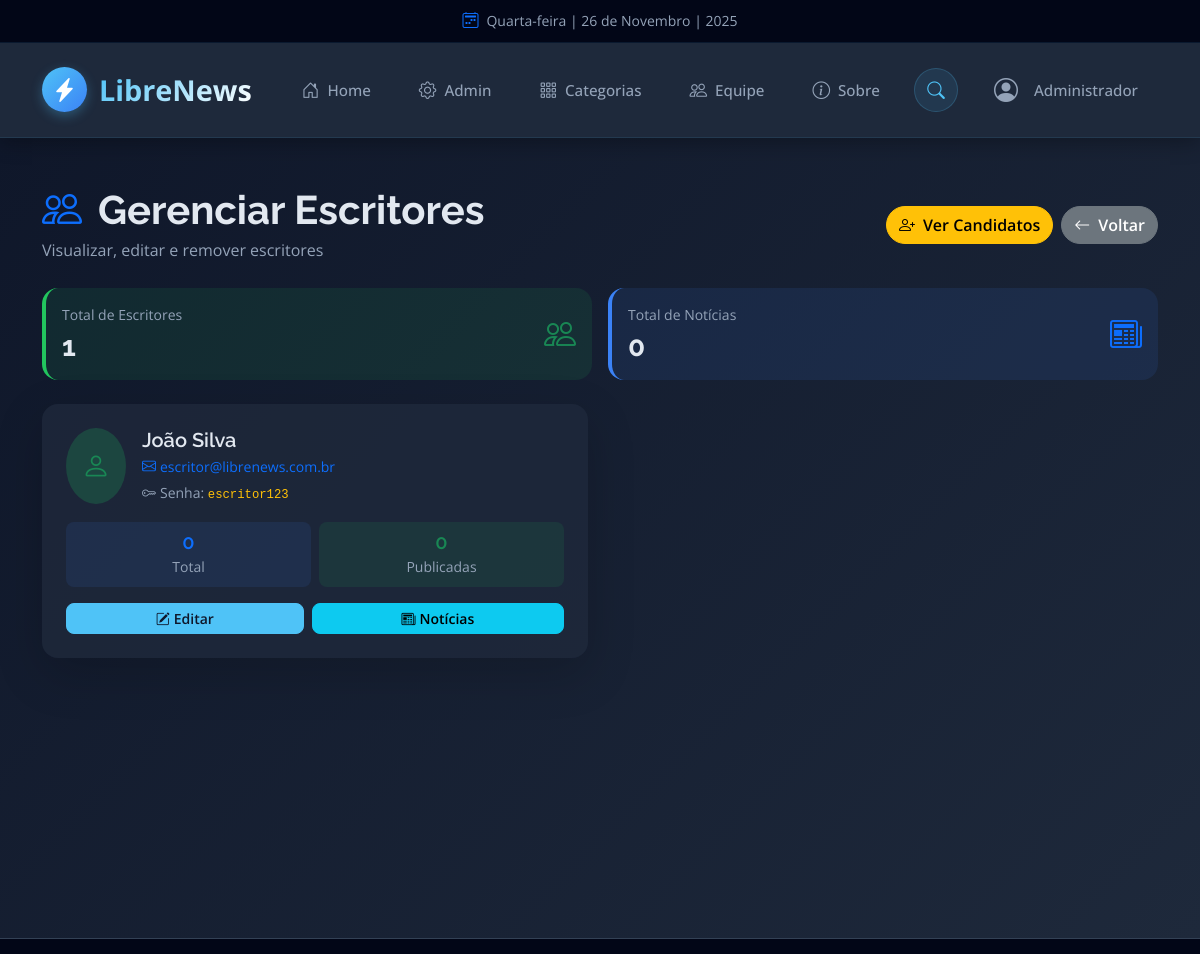
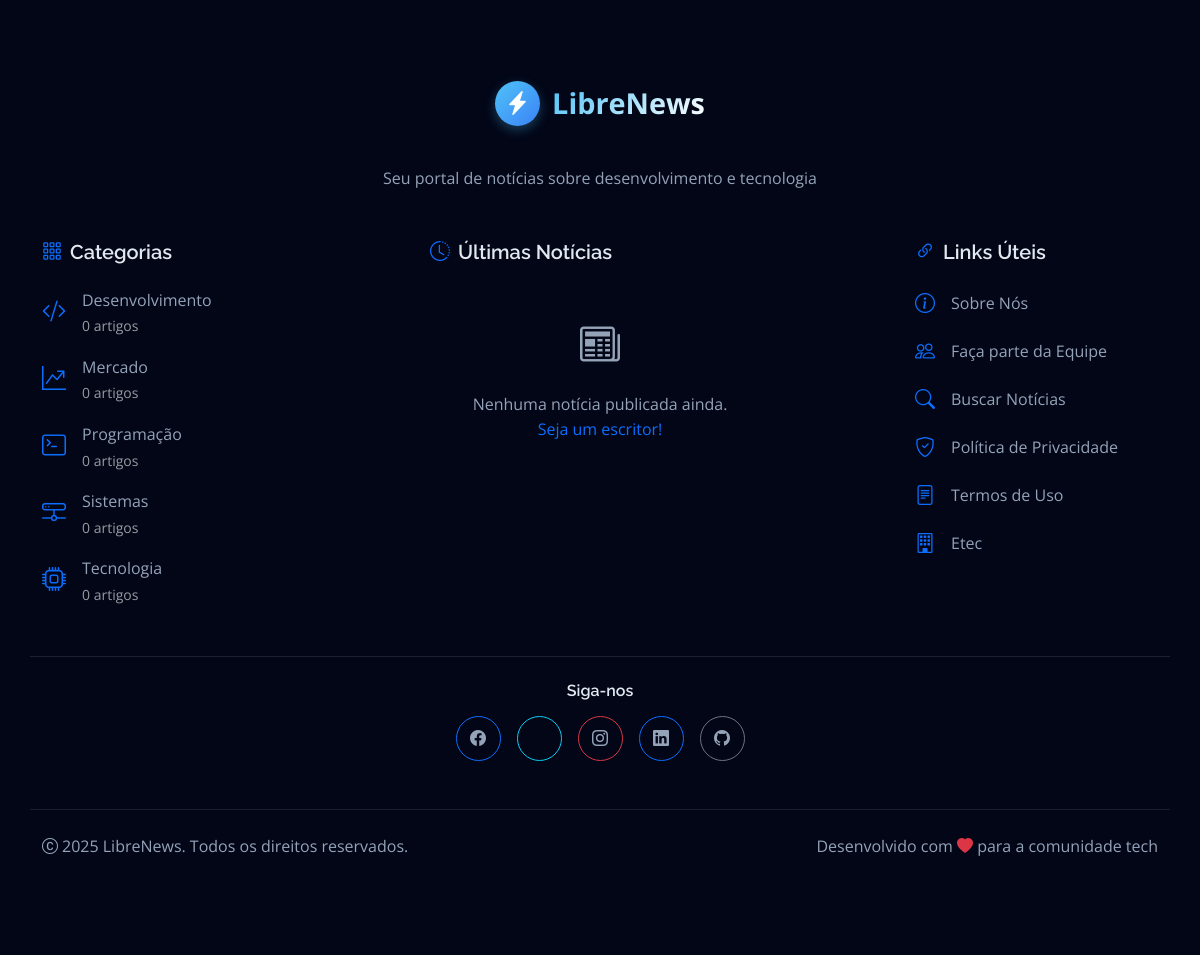
Screenshot of /LibreNews/admin/escritores.php (signed in) with the database file from the repository (2 pictures, top to bottom).
### tables this page shows
CREATE TABLE `escritor` (
  `Idescritor` int(11) NOT NULL,
  `Idconta` int(11) NOT NULL
);

CREATE TABLE `conta` (
  `Idconta` int(11) NOT NULL,
  `nomeusuario` varchar(150) NOT NULL,
  `email` varchar(100) NOT NULL,
  `senha` varchar(255) NOT NULL,
  `datacriacao` datetime NOT NULL DEFAULT current_timestamp()
);

CREATE TABLE `categoria` (
  `Idcategoria` int(11) NOT NULL,
  `nomecategoria` varchar(100) NOT NULL,
  `descricao` text DEFAULT NULL
);

### LibreNews/admin/escritores.php (the view, shortened to what the rows shown need)
<?php
require_once '../includes/functions.php';
$stmt = $pdo->query("
    SELECT e.*, c.nomeusuario, c.email, c.senha,
           (SELECT COUNT(*) FROM Noticia n WHERE n.Idescritor = e.Idescritor) as total_noticias,
           (SELECT COUNT(*) FROM Noticia n WHERE n.Idescritor = e.Idescritor AND n.status = 'publicada') as publicadas
    FROM Escritor e
    LEFT JOIN Conta c ON e.Idconta = c.Idconta
    ORDER BY c.nomeusuario ASC
");
$escritores = $stmt->fetchAll();
include '../components/head.php';
?>
<div class="container-fluid py-5" style="background: linear-gradient(135deg, #0F172A 0%, #1E293B 100%); min-height: 100vh;">
    <div class="container">
        <div class="d-flex justify-content-between align-items-center mb-4 flex-wrap gap-3">
            <div>
                <h1 class="text-white fw-bold mb-1">
                    <i class="bi bi-people text-primary me-3"></i>Gerenciar Escritores
                </h1>
            </div>
        </div>
        <div class="row g-4">
            <?php if (empty($escritores)): ?>
                <div class="col-12">
                    <div class="alert alert-info rounded-3">
                        <i class="bi bi-info-circle me-2"></i>Nenhum escritor cadastrado.
                        <a href="candidatos.php" class="alert-link">Ver candidatos pendentes</a>
                    </div>
                </div>
            <?php else: ?>
                <?php foreach ($escritores as $escritor): ?>
                    <div class="col-lg-6">
                        <div class="card border-0 shadow-lg rounded-4 h-100" style="background: rgba(30, 41, 59, 0.8);">
                            <div class="card-body p-4">
                                <div class="d-flex align-items-start mb-3">
                                    <div class="rounded-circle p-3 me-3" style="background: rgba(34, 197, 94, 0.2);">
                                        <i class="bi bi-person text-success fs-3"></i>
                                    </div>
                                    <div class="flex-grow-1">
                                        <h5 class="text-white mb-1"><?= htmlspecialchars($escritor['nomeusuario']) ?></h5>
                                        <p class="text-primary mb-1 small">
                                            <i class="bi bi-envelope me-1"></i><?= htmlspecialchars($escritor['email']) ?>
                                        </p>
                                        <p class="text-secondary mb-0 small">
                                            <i class="bi bi-key me-1"></i>Senha: <code class="text-warning"><?= htmlspecialchars($escritor['senha']) ?></code>
                                        </p>
                                    </div>
                                </div>
                                <div class="row g-2 mb-3">
                                    <div class="col-6">
                                        <div class="p-2 rounded-3 text-center" style="background: rgba(59, 130, 246, 0.1);">
                                            <h5 class="text-primary mb-0"><?= $escritor['total_noticias'] ?></h5>
                                            <small class="text-secondary">Total</small>
                                        </div>
                                    </div>
                                    <div class="col-6">
                                        <div class="p-2 rounded-3 text-center" style="background: rgba(34, 197, 94, 0.1);">
                                            <h5 class="text-success mb-0"><?= $escritor['publicadas'] ?></h5>
                                            <small class="text-secondary">Publicadas</small>
                                        </div>
                                    </div>
                                </div>
                                <div class="d-flex gap-2">
                                    <a href="editar-escritor.php?id=<?= $escritor['Idescritor'] ?>"
                                       class="btn btn-primary btn-sm flex-grow-1">
                                        <i class="bi bi-pencil-square me-1"></i>Editar
                                    </a>
                                    <a href="noticias.php?escritor=<?= $escritor['Idescritor'] ?>"
                                       class="btn btn-info btn-sm flex-grow-1">
                                        <i class="bi bi-newspaper me-1"></i>Notícias
                                    </a>
                                </div>
                            </div>
                        </div>
                    </div>
                <?php endforeach; ?>
            <?php endif; ?>
        </div>
    </div>
</div>
<?php include '../components/footer.php'; ?>

### LibreNews/components/footer.php (shortened to what the rows shown need)
<?php
$categoriasFooter = [];
if (isset($pdo)) {
    try {
        $stmtCats = $pdo->query("
            SELECT c.Idcategoria, c.nomecategoria, COUNT(n.Idnoticia) as total
            FROM Categoria c
            LEFT JOIN Noticia n ON c.Idcategoria = n.Idcategoria AND n.status = 'publicada'
            GROUP BY c.Idcategoria, c.nomecategoria
            ORDER BY c.nomecategoria ASC
            LIMIT 5
        ");
        $categoriasFooter = $stmtCats->fetchAll(PDO::FETCH_ASSOC);
    } catch (Exception $e) {
    }
}
function getIconeCategoriaFooter($categoria) {
    $icones = [
        'Desenvolvimento' => 'bi-code-slash',
        'Programação' => 'bi-terminal',
        'Tecnologia' => 'bi-cpu',
        'Sistemas' => 'bi-hdd-network',
        'Mercado' => 'bi-graph-up-arrow',
        'Inteligência Artificial' => 'bi-robot',
        'Segurança' => 'bi-shield-check'
    ];
    return $icones[$categoria] ?? 'bi-tag';
}
?>
<div class="container-fluid bg-dark footer py-5">
    <div class="container py-5">
        <div class="row g-5 justify-content-center" style="row-gap: 4rem;">
            <div class="col-lg-4 col-md-6">
                <div class="footer-item">
                    <div class="d-flex flex-column gap-3">
                        <?php if (!empty($categoriasFooter)): ?>
                            <?php foreach ($categoriasFooter as $cat): ?>
                            <a class="text-secondary text-decoration-none d-flex align-items-start"
                               href="/LibreNews/index.php?categoria=<?= $cat['Idcategoria'] ?>">
                                <i class="bi <?= getIconeCategoriaFooter($cat['nomecategoria']) ?> text-primary me-3 fs-4 mt-1"></i>
                                <div>
                                    <div><?= htmlspecialchars($cat['nomecategoria']) ?></div>
                                    <small style="color: rgba(255,255,255,0.6);"><?= $cat['total'] ?> artigo<?= $cat['total'] != 1 ? 's' : '' ?></small>
                                </div>
                            </a>
                            <?php endforeach; ?>
                        <?php endif; ?>
                    </div>
                </div>
            </div>
        </div>
    </div>
</div>
</body>
</html>

### rows the page displays
escritor: Idconta.nomeusuario "João Silva", Idconta.email "escritor@librenews.com.br", Idconta.senha "escritor123", total_noticias "0", publicadas "0"
categoria: nomecategoria "Desenvolvimento", total "0"
categoria: nomecategoria "Mercado", total "0"
categoria: nomecategoria "Programação", total "0"
categoria: nomecategoria "Sistemas", total "0"
categoria: nomecategoria "Tecnologia", total "0"

### other values shown
$dataFormatada "Quarta-feira | 26 de Novembro | 2025"
$userName "Administrador"
$totalEscritores "1"
$totalNoticias "0"
